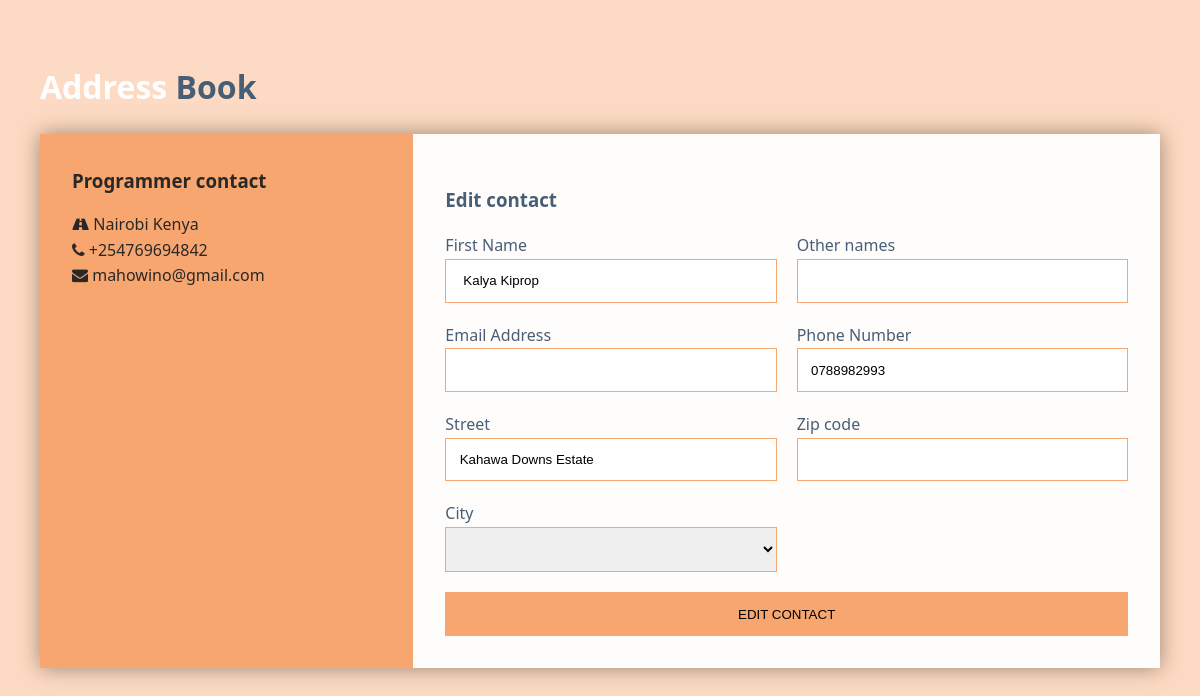
Screenshot of /edit_contact.php?contactid=2 with the database file from the repository.
### tables this page shows
CREATE TABLE `contacts` (
  `contact_id` int(11) NOT NULL,
  `name` varchar(50) NOT NULL,
  `firstname` varchar(50) NOT NULL,
  `street_address` varchar(50) NOT NULL,
  `city` varchar(50) NOT NULL,
  `zip code` int(5) NOT NULL,
  `phone` varchar(50) DEFAULT NULL,
  PRIMARY KEY (`contact_id`)
);

### edit_contact.php (the view, shortened to what this page needs)
<?php
   $contactId=$Firstname=$othername=$email=$street_location=$city=$zip=$phone='';
  $link = mysqli_connect("localhost", "root", "mahalonian", "adress_project");
  $contactId=$_GET['contactid'];
$sql = "SELECT * FROM adress_project.contacts where contact_id=".$contactId.";";
if($result = mysqli_query($link, $sql)){
    if(mysqli_num_rows($result) > 0){
        while($row = mysqli_fetch_array($result)){
        $Firstname=$row['firstname'];
        $othername=$row['other_names'] ;
        $email=$row['email'];
        $street_location= $row['street_address'];
        $zip=$row['zip_code'];
        $phone=$row['phone'];
    }
    }
    else{
        echo "No records matching your query were found.";
    }
}
else{
    echo "ERROR: Could not able to execute $sql. " . mysqli_error($link);
}
?>
<!DOCTYPE html>
<html lang="en">
<head>
  <link href="https://maxcdn.bootstrapcdn.com/font-awesome/4.7.0/css/font-awesome.min.css" rel="stylesheet">
  <link rel="stylesheet" href="https://cdnjs.cloudflare.com/ajax/libs/animate.css/3.5.2/animate.css" />
  <link rel="stylesheet" type='text/css' href="add_contact.css">
</head>
<body>
  <div class="container">
    <h1 class="brand"><span>Address</span> Book</h1>
    <div class="wrapper animated bounceInLeft">
      <div class="company-info">
        <h3>Programmer contact</h3>
        <ul>
          <li><i class="fa fa-road"></i>  Nairobi Kenya</li>
          <li><i class="fa fa-phone"></i>  +254769694842</li>
          <li><i class="fa fa-envelope"></i>  mahowino@gmail.com</li>
        </ul>
      </div>
      <div class="contact">
        <h3>Edit contact</h3>
        <form method="POST" >
          <p>
            <label>First Name</label>
            <input type="text" name="first_name" value="<?php echo  $Firstname; ?>">
          </p>
          <p>
            <label>Other names</label>
            <input type="text" name="names" value="<?php echo  $othername; ?>">
          </p>
          <p>
            <label>Email Address</label>
            <input type="email" name="email" value="<?php echo  $email; ?>">
          </p>
          <p>
            <label>Phone Number</label>
            <input type="text" name="phone" value="<?php echo  $phone; ?>">
          </p>
          <p>
            <label>Street</label>
            <input type="text" name="street_adress" value="<?php echo  $street_location; ?>">
          </p>
          <p>
            <label>Zip code</label>
            <input type="text" name="zip" value="<?php echo  $zip; ?>">
          </p>
          <p>
          <label for="city">City</label>
          <?php
          include('new_contact_backend.php');
          ?>
        </p>
          <p class="full">
            <button type="submit" name="edit_contact"
                class="submit_contact" value="edit_contact" >Edit contact</button>
          </p>
        </form>
      </div>
    </div>
  </div>
</body>
</html>

### add_contact.css (style rules this page uses)
* { box-sizing: border-box; }
body { background: #fddac3; color: #485e74; line-height: 1.6; font-family: system-ui,-apple-system,system-ui,"Helvetica Neue",Helvetica,Arial,sans-serif; padding: 1em; }
.container { max-width: 1170px; margin-left: auto; margin-right: auto; padding: 1em; }
ul { list-style: none; padding: 0; }
.brand { text-align: center; }
.brand span { color: #fff; }
.wrapper { box-shadow: 0 0 20px 0 rgba(116, 96, 72, 0.7); }
.wrapper>* { padding: 1em; }
.company-info { background: #f8a670; }
.company-info h3, .company-info ul { text-align: center; margin: 0 0 1rem 0; color: rgb(40, 40, 40); }
.contact { background: #FFFDFC; }
.contact form { display: grid; grid-template-columns: 1fr 1fr; grid-gap: 20px; }
.contact form label { display: block; }
.contact form p { margin: 0; }
.contact form .full { grid-column: 1 / 3; }
.contact form button, .contact form input, .contact form select { width: 100%; padding: 1em; border: 1px solid #f8a670; }
.contact form button { background: #f8a670; border: 1; text-transform: uppercase; }
@media (min-width:700px) { .wrapper { display: grid; grid-template-columns: 1fr 2fr; } }
@media (min-width:700px) { .wrapper>* { padding: 2em; } }
@media (min-width:700px) { .company-info h3, .company-info ul, .brand { text-align: left; } }

### rows the page displays
contacts: first_name "Kalya Kiprop", phone "0788982993", street_adress "Kahawa Downs Estate"
